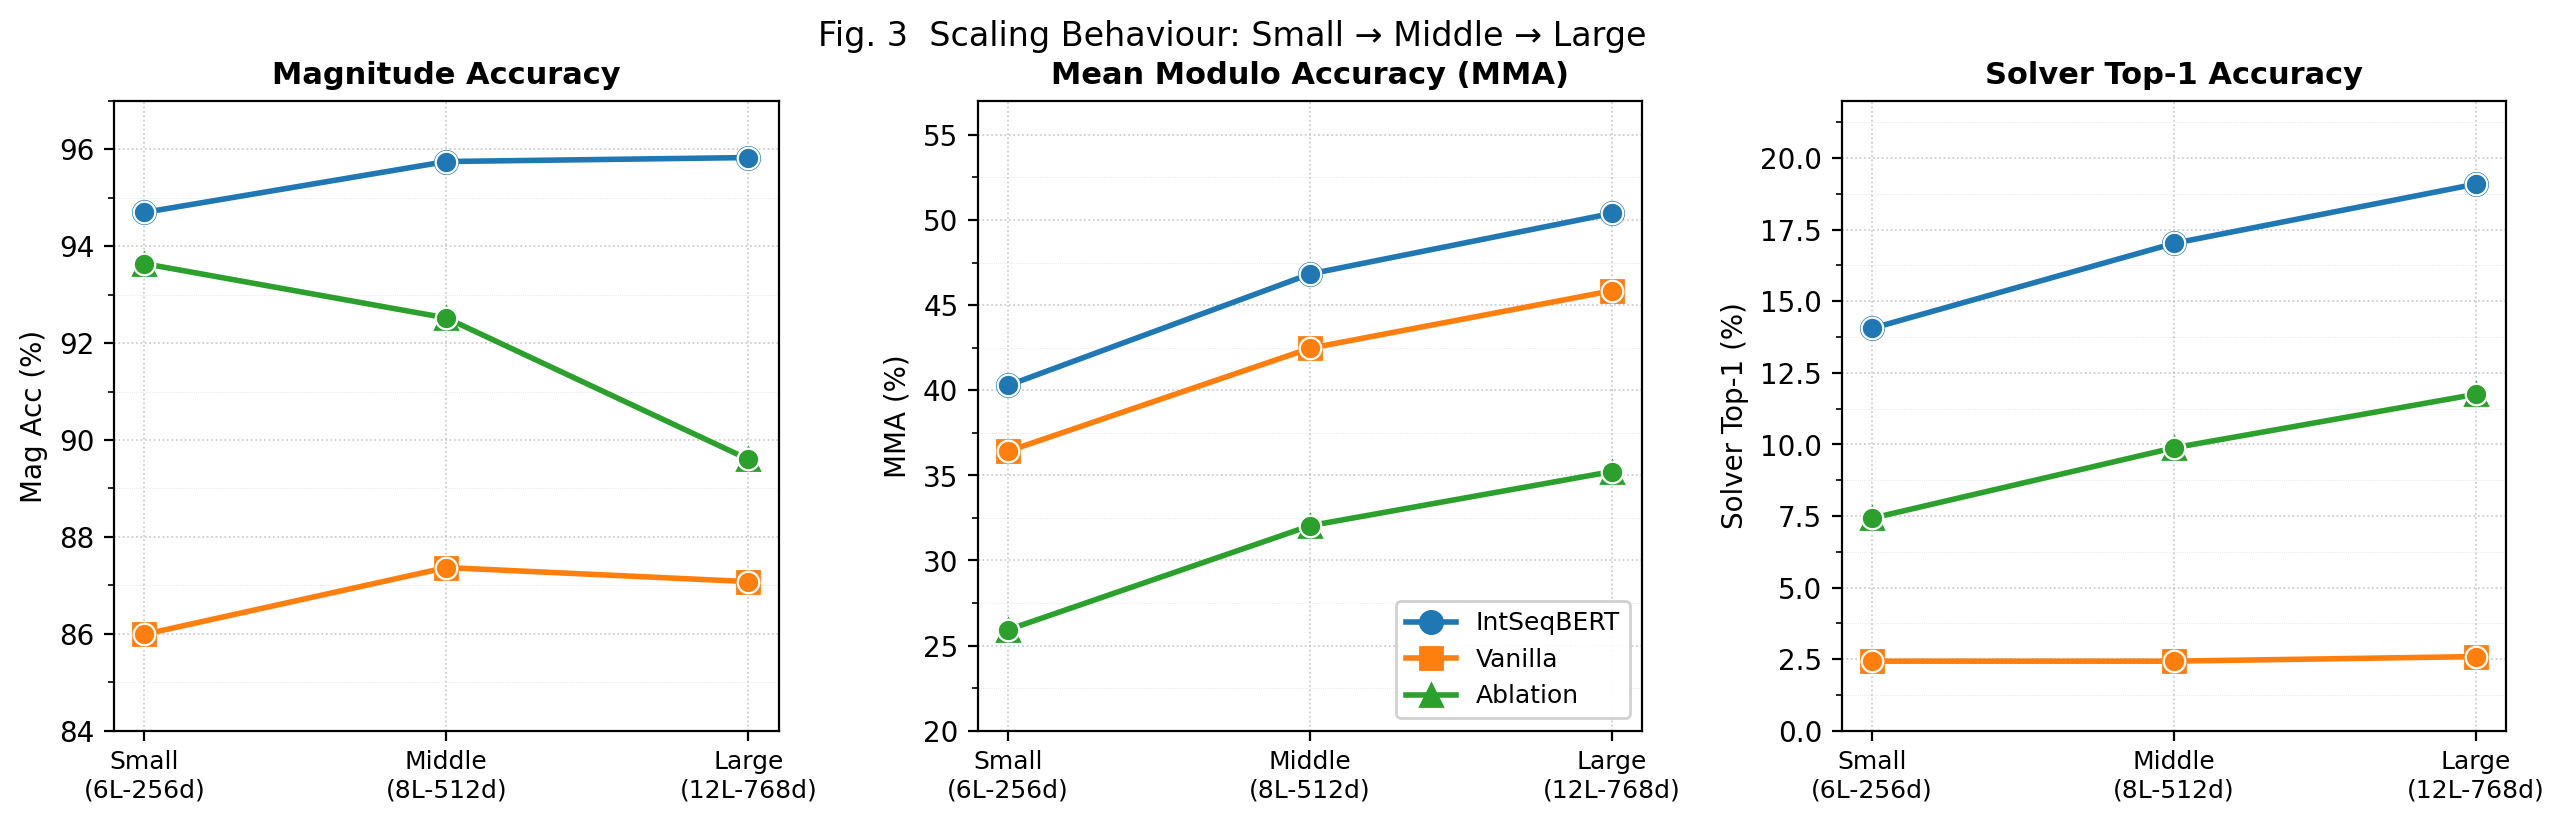

Source code (Python):
"""
Fig.3 スケーリング折れ線グラフ
CICM 2026 paper — Figure 3

横軸: Small / Middle / Large
縦軸: 3パネル構成 — Mag Acc (%) / MMA (%) / Solver Top-1 (%)
3系列: IntSeqBERT / Vanilla / Ablation

データ: checkpoints/{size}_std/{model}/analysis/ 以下の CSV / JSON
出力: experiment/cicm2026/fig3_scaling.pdf
      experiment/cicm2026/fig3_scaling.png
"""

from pathlib import Path
import json
import csv
import matplotlib
matplotlib.use("Agg")
import matplotlib.pyplot as plt
import matplotlib.ticker as ticker

# ── パス設定 ──────────────────────────────────────────────────────────────
REPO_ROOT = Path(__file__).resolve().parents[2]
CKPT      = REPO_ROOT / "checkpoints"
OUT_DIR   = Path(__file__).resolve().parent

SIZES  = ["small", "middle", "large"]
MODELS = ["intseq", "vanilla", "ablation"]

LABELS = {"intseq": "IntSeqBERT", "vanilla": "Vanilla", "ablation": "Ablation"}
COLORS = {"intseq": "#1f77b4", "vanilla": "#ff7f0e", "ablation": "#2ca02c"}
MARKS  = {"intseq": "o",        "vanilla": "s",       "ablation": "^"}
X_LABELS = ["Small\n(6L-256d)", "Middle\n(8L-512d)", "Large\n(12L-768d)"]
X_TICKS  = [0, 1, 2]

# ── データ取得 ────────────────────────────────────────────────────────────
def read_mag_acc(size: str, model: str) -> float:
    """overall_metrics.csv から acc_0.5 を返す（%）"""
    p = CKPT / f"{size}_std" / model / "analysis" / "magnitude" / "overall_metrics.csv"
    with open(p) as f:
        reader = csv.DictReader(f)
        row = next(reader)
    return float(row["acc_0.5"])

def read_mma(size: str, model: str) -> float:
    """mod_spectrum_ranking.csv の accuracy 列の平均（%）"""
    p = CKPT / f"{size}_std" / model / "analysis" / "mod_spectrum" / "mod_spectrum_ranking.csv"
    accs = []
    with open(p) as f:
        reader = csv.DictReader(f)
        for row in reader:
            accs.append(float(row["accuracy"]))
    return sum(accs) / len(accs)

def read_solver_top1(size: str, model: str) -> float:
    """solver/summary.json から overall top1_acc を返す（%）"""
    p = CKPT / f"{size}_std" / model / "analysis" / "solver" / "summary.json"
    with open(p) as f:
        d = json.load(f)
    return float(d["overall"]["top1_acc"])

# 全データ収集
data = {model: {"mag": [], "mma": [], "solver": []} for model in MODELS}
for model in MODELS:
    for size in SIZES:
        data[model]["mag"].append(read_mag_acc(size, model))
        data[model]["mma"].append(read_mma(size, model))
        data[model]["solver"].append(read_solver_top1(size, model))

# ── プロット ──────────────────────────────────────────────────────────────
METRICS = [
    ("mag",    "Mag Acc (%)",       [84, 97]),
    ("mma",    "MMA (%)",           [20, 57]),
    ("solver", "Solver Top-1 (%)",  [0,  22]),
]

fig, axes = plt.subplots(1, 3, figsize=(13, 4.5))
fig.subplots_adjust(left=0.07, right=0.99, top=0.88, bottom=0.18, wspace=0.30)

for ax, (key, ylabel, ylim) in zip(axes, METRICS):
    for model in MODELS:
        y = data[model][key]
        ax.plot(
            X_TICKS, y,
            color=COLORS[model], marker=MARKS[model],
            markersize=8, linewidth=2.0, label=LABELS[model],
            zorder=3,
        )
        # マーカーに白縁
        ax.scatter(X_TICKS, y,
                   color=COLORS[model], s=60,
                   edgecolors="white", linewidths=0.8, zorder=4)

    ax.set_xticks(X_TICKS)
    ax.set_xticklabels(X_LABELS, fontsize=9)
    ax.set_ylabel(ylabel, fontsize=10)
    ax.set_ylim(ylim)
    ax.yaxis.set_minor_locator(ticker.AutoMinorLocator(2))
    ax.grid(which="major", linestyle=":", linewidth=0.6, alpha=0.7)
    ax.grid(which="minor", linestyle=":", linewidth=0.3, alpha=0.4)

# 凡例（中央パネル内）
axes[1].legend(loc="lower right", fontsize=9, framealpha=0.9)

# タイトル
axes[0].set_title("Magnitude Accuracy", fontsize=11, fontweight="bold")
axes[1].set_title("Mean Modulo Accuracy (MMA)", fontsize=11, fontweight="bold")
axes[2].set_title("Solver Top-1 Accuracy", fontsize=11, fontweight="bold")

fig.suptitle(
    "Fig. 3  Scaling Behaviour: Small → Middle → Large",
    fontsize=12, y=0.97,
)

# ── 保存 ──────────────────────────────────────────────────────────────────
for ext in ("pdf", "png"):
    out_path = OUT_DIR / f"fig3_scaling.{ext}"
    fig.savefig(out_path, dpi=200, bbox_inches="tight")
    print(f"Saved: {out_path}")

plt.close(fig)
